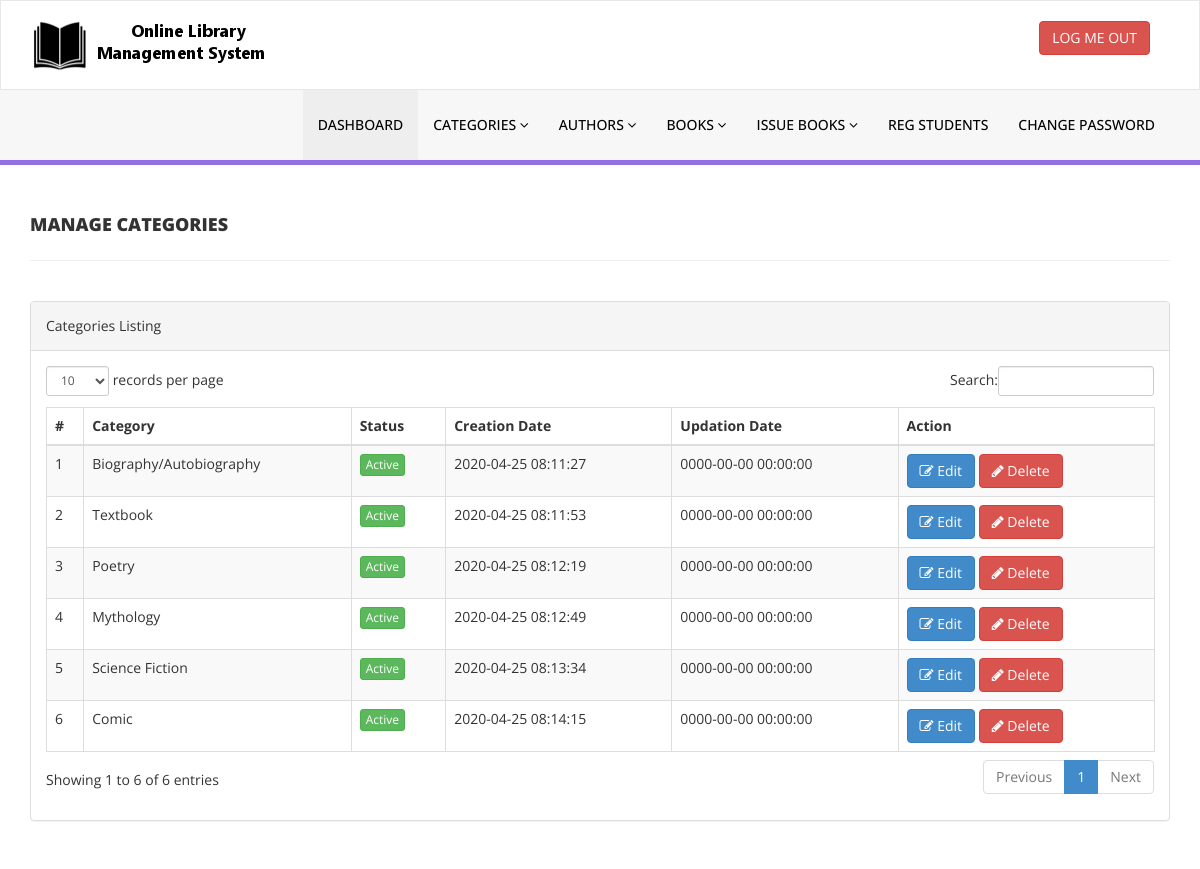
Page /library/admin/manage-categories.php (signed in) on the committed database.
### tables this page shows
CREATE TABLE `tblcategory` (
  `id` int(11) NOT NULL,
  `CategoryName` varchar(150) DEFAULT NULL,
  `Status` int(1) DEFAULT NULL,
  `CreationDate` timestamp NULL DEFAULT current_timestamp(),
  `UpdationDate` timestamp NULL DEFAULT '0000-00-00 00:00:00' ON UPDATE current_timestamp()
);

### library/admin/manage-categories.php (the view, shortened to what this page needs)
<?php
include('includes/config.php');
if (strlen($_SESSION['alogin']) == 0) {
    header('location:index.php');
} else {
    ?>
    <!DOCTYPE html>
    <html xmlns="http://www.w3.org/1999/xhtml">
        <head>
            <link href="assets/css/bootstrap.css" rel="stylesheet" />
            <link href="assets/css/font-awesome.css" rel="stylesheet" />
            <link href="assets/js/dataTables/dataTables.bootstrap.css" rel="stylesheet" />
            <link href="assets/css/style.css" rel="stylesheet" />
        </head>
        <body>
            <?php include('includes/header.php'); ?>
            <div class="content-wrapper">
                <div class="container">
                    <div class="row pad-botm">
                        <div class="col-md-12">
                            <h4 class="header-line">Manage Categories</h4>
                        </div>
                        <div class="row">
                        </div>
                    </div>
                    <div class="row">
                        <div class="col-md-12">
                            <div class="panel panel-default">
                                <div class="panel-heading">
                                    Categories Listing
                                </div>
                                <div class="panel-body">
                                    <div class="table-responsive">
                                        <table class="table table-striped table-bordered table-hover" id="dataTables-example">
                                            <thead>
                                                <tr>
                                                    <th>#</th>
                                                    <th>Category</th>
                                                    <th>Status</th>
                                                    <th>Creation Date</th>
                                                    <th>Updation Date</th>
                                                    <th>Action</th>
                                                </tr>
                                            </thead>
                                            <tbody>
                                                <?php
                                                $sql = "SELECT * from  tblcategory";
                                                $query = $dbh->prepare($sql);
                                                $query->execute();
                                                $results = $query->fetchAll(PDO::FETCH_OBJ);
                                                $cnt = 1;
                                                if ($query->rowCount() > 0) {
                                                    foreach ($results as $result) {
                                                        ?>
                                                        <tr class="odd gradeX">
                                                            <td class="center"><?php echo htmlentities($cnt); ?></td>
                                                            <td class="center"><?php echo htmlentities($result->CategoryName); ?></td>
                                                            <td class="center"><?php if ($result->Status == 1) { ?>
                                                                    <a href="#" class="btn btn-success btn-xs">Active</a>
                                                                <?php } else { ?>
                                                                    <a href="#" class="btn btn-danger btn-xs">Inactive</a>
                                                                <?php } ?></td>
                                                            <td class="center"><?php echo htmlentities($result->CreationDate); ?></td>
                                                            <td class="center"><?php echo htmlentities($result->UpdationDate); ?></td>
                                                            <td class="center">
                                                                <a href="edit-category.php?catid=<?php echo htmlentities($result->id); ?>"><button class="btn btn-primary"><i class="fa fa-edit "></i> Edit</button>
                                                                    <a href="manage-categories.php?del=<?php echo htmlentities($result->id); ?>" onclick="return confirm('Are you sure you want to delete?');"" >  <button class="btn btn-danger"><i class="fa fa-pencil"></i> Delete</button>
                                                                        </td>
                                                                        </tr>
                                                                        <?php
                                                                        $cnt = $cnt + 1;
                                                                    }
                                                                }
                                                                ?>
                                                                </tbody>
                                                                </table>
                                                                </div>
                                                                </div>
                                                                </div>
                                                                </div>
                                                                </div>
                                                                </div>
                                                                </div>
                                                                </body>
                                                                </html>
                                                            <?php } ?>

### library/admin/assets/css/style.css (style rules this page uses)
.content-wrapper { margin-top: 40px; min-height:800px; padding-bottom:90px; }
.header-line { font-weight:900; padding-bottom:25px; border-bottom:1px solid #eeeeee; text-transform:uppercase; }
.pad-botm { padding-bottom:30px; }

### rows in the picture
tblcategory: CategoryName "Biography/Autobiography", Status "Active", CreationDate "2020-04-25 08:11:27", UpdationDate "0000-00-00 00:00:00"
tblcategory: CategoryName "Textbook", Status "Active", CreationDate "2020-04-25 08:11:53", UpdationDate "0000-00-00 00:00:00"
tblcategory: CategoryName "Poetry", Status "Active", CreationDate "2020-04-25 08:12:19", UpdationDate "0000-00-00 00:00:00"
tblcategory: CategoryName "Mythology", Status "Active", CreationDate "2020-04-25 08:12:49", UpdationDate "0000-00-00 00:00:00"
tblcategory: CategoryName "Science Fiction", Status "Active", CreationDate "2020-04-25 08:13:34", UpdationDate "0000-00-00 00:00:00"
tblcategory: CategoryName "Comic", Status "Active", CreationDate "2020-04-25 08:14:15", UpdationDate "0000-00-00 00:00:00"
